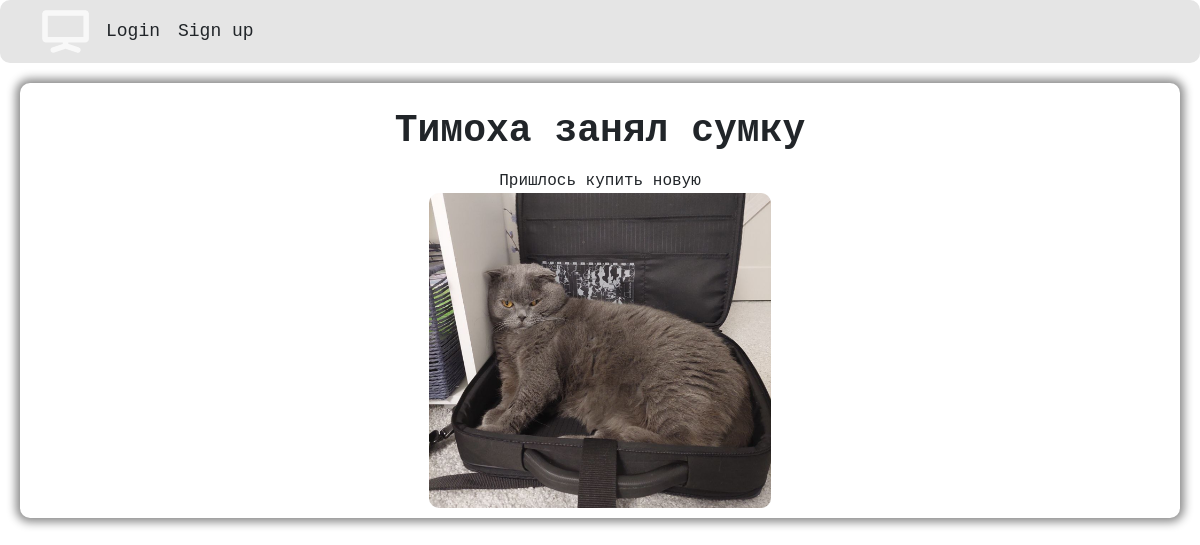
Screenshot of /articles/jkfh with the database file from the repository.
### articles/models.py (models this page shows, shortened)
class Article(models.Model):
    title = models.CharField(max_length = 200)
    slug = models.SlugField()
    body = models.TextField()
    date = models.DateTimeField(auto_now_add = True)
    thumbnail = models.ImageField(upload_to='images/', blank=True, default='images/default.png')
    author = models.ForeignKey(User, default=None, on_delete=models.CASCADE)

### articles/views.py (the view)
# urls.py: path('<slug:slug>', views.article_item, name='article_detail'),
def article_item(request, slug):
    articles = Article.objects.all().order_by('date')
    article = Article.objects.get(slug=slug)
    return render(request, 'articles/article_item.html', {'article': article, 'articles' : articles})

### articles/templates/articles/article_item.html (shortened to what this page needs)
{% extends "articles/base_layout.html" %}
{%block content %}
<div class="article-detail">
    <h1>{{ article.title }}</h1>
    <p class = "article-p">{{ article.body }}</p>
    {% if article.thumbnail %}
    <img class = "article-img" src = "{{ article.thumbnail.url }}" alt = "">
    {% endif %}
</div>
{% endblock content %}

### static/css/style.css (style rules this page uses)
body { background-color: b0b0b0; font-family: 'Courier New', Courier, monospace; margin: 0px 0px 20px 0px; }
h1 { font-size: 38px; text-align: center; padding: 15px; margin: 0px; font-weight: 700; }
p { margin-bottom: 0px; }
.article-p { text-align: center; }
.article-detail { background-color:white; box-shadow: 0px 0px 10px 4px #888; margin: 20px; border-radius: 10px; padding: 10px; }
.article-img { border-radius: 10px; display: flex; margin: auto; max-width: 30%; }

### rows the page displays
Article: title "Тимоха занял сумку", body "Пришлось купить новую", thumbnail (picture)
